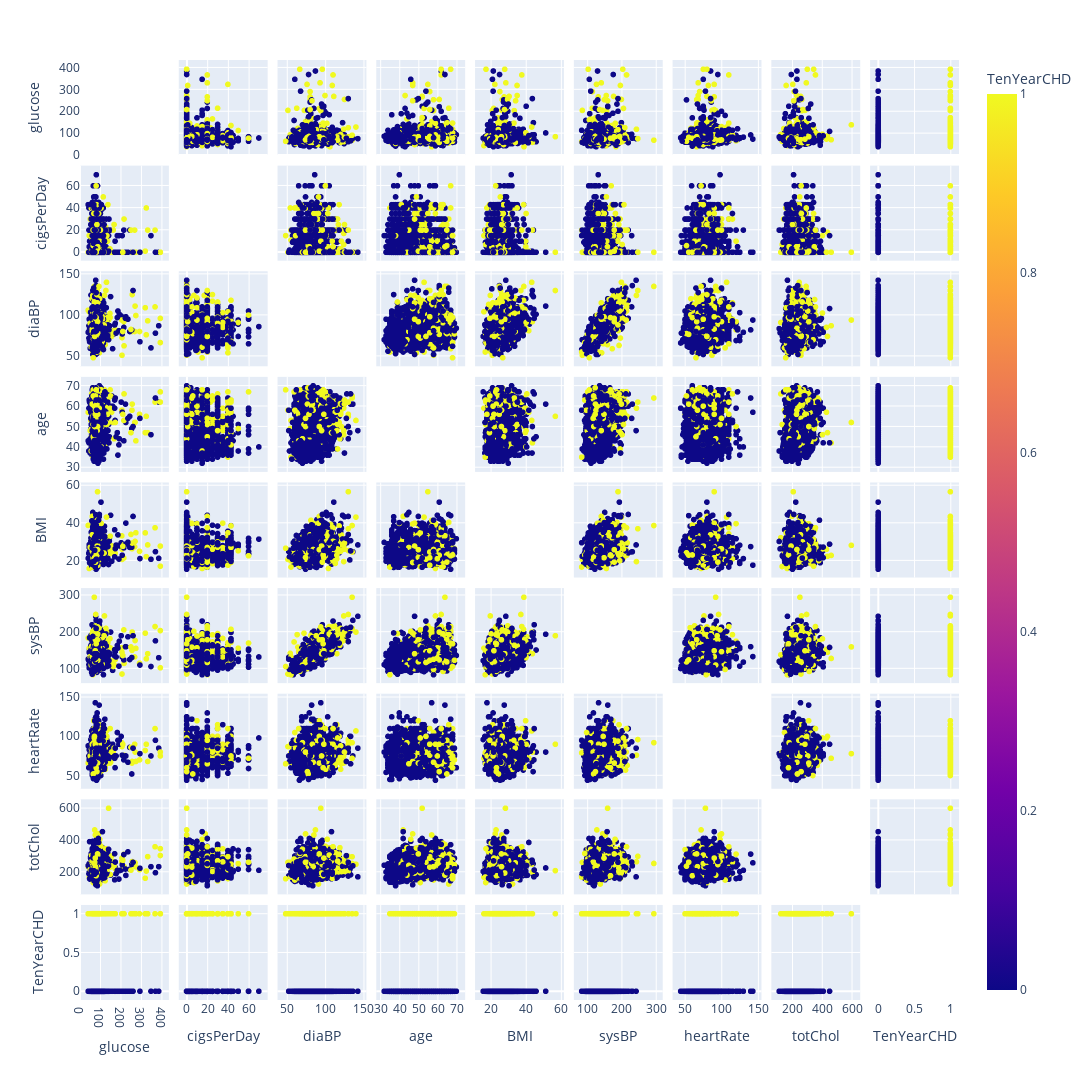

The notebook cell this image was saved under:
### Code cell
fig = px.scatter_matrix(dataset_num,
    dimensions=dataset_num.columns,
    color="TenYearCHD")
fig.update_traces(diagonal_visible=False)
fig.update_layout(autosize=False, width=1600, height=1080)
fig.show()

### Figure 1 — Plotly figure (JSON) as saved in the notebook; plotly's stock layout.template omitted (floating-point values rounded to 4 significant figures; data arrays with more than 128 entries replaced by an {"elided": "..."} marker saying what was removed)
{"data": [{"diagonal": {"visible": false}, "dimensions": [{"axis": {"matches": true}, "label": "glucose", "values": {"elided": "3658 int values"}}, {"axis": {"matches": true}, "label": "cigsPerDay", "values": {"elided": "3658 int values"}}, {"axis": {"matches": true}, "label": "diaBP", "values": {"elided": "3658 float values"}}, {"axis": {"matches": true}, "label": "age", "values": {"elided": "3658 int values"}}, {"axis": {"matches": true}, "label": "BMI", "values": {"elided": "3658 float values"}}, {"axis": {"matches": true}, "label": "sysBP", "values": {"elided": "3658 float values"}}, {"axis": {"matches": true}, "label": "heartRate", "values": {"elided": "3658 int values"}}, {"axis": {"matches": true}, "label": "totChol", "values": {"elided": "3658 int values"}}, {"axis": {"matches": true}, "label": "TenYearCHD", "values": {"elided": "3658 int values"}}], "hovertemplate": "%{xaxis.title.text}=%{x}<br>%{yaxis.title.text}=%{y}<br>TenYearCHD=%{marker.color}<extra></extra>", "legendgroup": "", "marker": {"color": {"elided": "3658 int values"}, "coloraxis": "coloraxis", "symbol": "circle"}, "name": "", "showlegend": false, "type": "splom"}], "layout": {"autosize": false, "coloraxis": {"colorbar": {"title": {"text": "TenYearCHD"}}, "colorscale": [[0, "#0d0887"], [0.1111, "#46039f"], [0.2222, "#7201a8"], [0.3333, "#9c179e"], [0.4444, "#bd3786"], [0.5556, "#d8576b"], [0.6667, "#ed7953"], [0.7778, "#fb9f3a"], [0.8889, "#fdca26"], [1, "#f0f921"]]}, "dragmode": "select", "height": 1080, "legend": {"tracegroupgap": 0}, "margin": {"t": 60}, "width": 1600}}
